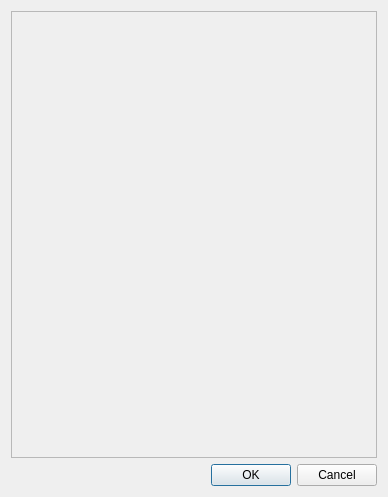
<?xml version="1.0" encoding="UTF-8"?>
<ui version="4.0">
 <class>DialogSort</class>
 <widget class="QDialog" name="DialogSort">
  <property name="geometry">
   <rect>
    <x>0</x>
    <y>0</y>
    <width>388</width>
    <height>497</height>
   </rect>
  </property>
  <property name="windowTitle">
   <string>Dialog</string>
  </property>
  <layout class="QVBoxLayout" name="verticalLayout">
   <item>
    <widget class="QScrollArea" name="scrollArea">
     <property name="widgetResizable">
      <bool>true</bool>
     </property>
     <widget class="QWidget" name="scrollAreaWidgetContents">
      <property name="geometry">
       <rect>
        <x>0</x>
        <y>0</y>
        <width>364</width>
        <height>435</height>
       </rect>
      </property>
      <layout class="QGridLayout" name="gridLayout"/>
     </widget>
    </widget>
   </item>
   <item>
    <layout class="QHBoxLayout" name="horizontalLayout">
     <item>
      <spacer name="horizontalSpacer">
       <property name="orientation">
        <enum>Qt::Horizontal</enum>
       </property>
       <property name="sizeHint" stdset="0">
        <size>
         <width>40</width>
         <height>20</height>
        </size>
       </property>
      </spacer>
     </item>
     <item>
      <widget class="QDialogButtonBox" name="buttonBox">
       <property name="orientation">
        <enum>Qt::Horizontal</enum>
       </property>
       <property name="standardButtons">
        <set>QDialogButtonBox::Cancel|QDialogButtonBox::Ok</set>
       </property>
      </widget>
     </item>
    </layout>
   </item>
  </layout>
 </widget>
 <resources/>
 <connections>
  <connection>
   <sender>buttonBox</sender>
   <signal>accepted()</signal>
   <receiver>DialogSort</receiver>
   <slot>accept()</slot>
   <hints>
    <hint type="sourcelabel">
     <x>248</x>
     <y>254</y>
    </hint>
    <hint type="destinationlabel">
     <x>157</x>
     <y>274</y>
    </hint>
   </hints>
  </connection>
  <connection>
   <sender>buttonBox</sender>
   <signal>rejected()</signal>
   <receiver>DialogSort</receiver>
   <slot>reject()</slot>
   <hints>
    <hint type="sourcelabel">
     <x>316</x>
     <y>260</y>
    </hint>
    <hint type="destinationlabel">
     <x>286</x>
     <y>274</y>
    </hint>
   </hints>
  </connection>
 </connections>
</ui>
